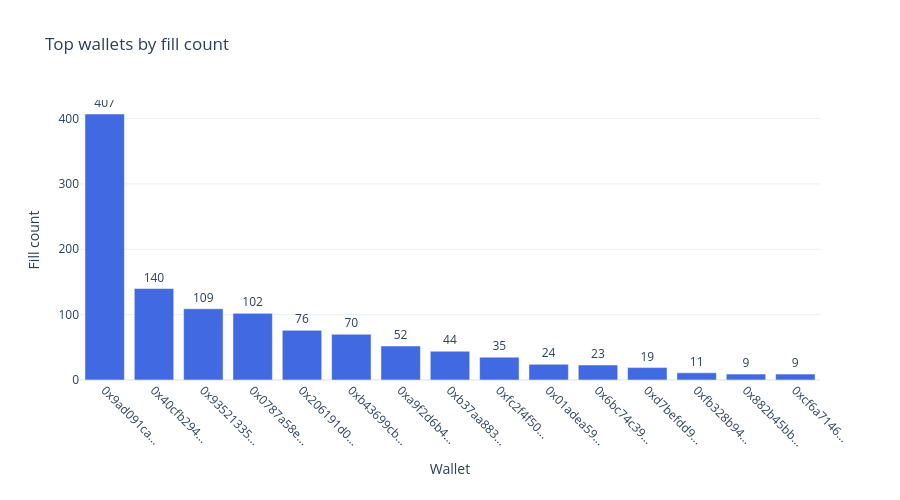

Source (notebook cell):
### Code cell
top15 = wallet_stats.sort_values(by='fill_count', ascending=False).head(15)

fig_wallet = go.Figure()
fig_wallet.add_trace(go.Bar(
    x=top15.index.str[:10] + '...',
    y=top15['fill_count'],
    marker_color='royalblue',
    text=top15['fill_count'],
    textposition='outside',
))

fig_wallet.update_layout(
    title='Top wallets by fill count',
    xaxis_title='Wallet',
    yaxis_title='Fill count',
    template='plotly_white',
    height=500,
    margin=dict(b=120),
)
fig_wallet.update_xaxes(tickangle=45)
fig_wallet.show()

### Figure 1 — Plotly figure (JSON) as saved in the notebook; plotly's stock layout.template omitted (floating-point values rounded to 4 significant figures)
{"data": [{"marker": {"color": "royalblue"}, "text": [407.0, 140.0, 109.0, 102.0, 76.0, 70.0, 52.0, 44.0, 35.0, 24.0, 23.0, 19.0, 11.0, 9.0, 9.0], "textposition": "outside", "type": "bar", "x": ["0x9ad091ca...", "0x40cfb294...", "0x93521335...", "0x0787a58e...", "0x206191d0...", "0xb43699cb...", "0xa9f2d6b4...", "0xb37aa883...", "0xfc2f4f50...", "0x01adea59...", "0x6bc74c39...", "0xd7befdd9...", "0xfb328b94...", "0x882b45bb...", "0xcf6a7146..."], "y": [407, 140, 109, 102, 76, 70, 52, 44, 35, 24, 23, 19, 11, 9, 9]}], "layout": {"height": 500, "margin": {"b": 120}, "title": {"text": "Top wallets by fill count"}, "xaxis": {"tickangle": 45, "title": {"text": "Wallet"}}, "yaxis": {"title": {"text": "Fill count"}}}}
